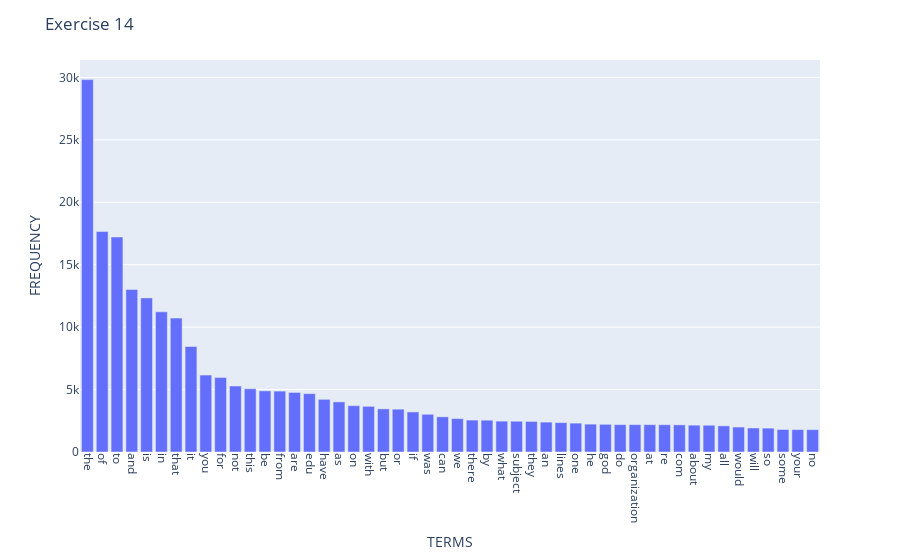

Notebook source saved alongside this figure:
### Markdown cell above
### >>> **Exercise 14 (take home):** 
Additionally, you can attempt to sort the terms on the `x-axis` by frequency instead of in alphabetical order. This way the visualization is more meaninfgul and you will be able to observe the so called [long tail](https://en.wikipedia.org/wiki/Long_tail) (get familiar with this term since it will appear a lot in data mining and other statistics courses). see picture below

![alt txt](https://upload.wikimedia.org/wikipedia/commons/thumb/8/8a/Long_tail.svg/1000px-Long_tail.svg.png)

### Code cell
# Answer here
top_50 = term_frequencies.argsort()[-50:][::-1]

g = px.bar(x=count_vect.get_feature_names_out()[top_50], y=term_frequencies[top_50])
g.update_layout(
    xaxis=dict(tickangle=90, title="TERMS"),
    yaxis=dict(title="FREQUENCY"),
    title="Exercise 14"
)

### Figure 1 — Plotly figure (JSON) as saved in the notebook; plotly's stock layout.template omitted (floating-point values rounded to 4 significant figures)
{"data": [{"hovertemplate": "x=%{x}<br>y=%{y}<extra></extra>", "legendgroup": "", "marker": {"color": "#636efa", "pattern": {"shape": ""}}, "name": "", "orientation": "v", "showlegend": false, "textposition": "auto", "type": "bar", "x": ["the", "of", "to", "and", "is", "in", "that", "it", "you", "for", "not", "this", "be", "from", "are", "edu", "have", "as", "on", "with", "but", "or", "if", "was", "can", "we", "there", "by", "what", "subject", "they", "an", "lines", "one", "he", "god", "do", "organization", "at", "re", "com", "about", "my", "all", "would", "will", "so", "some", "your", "no"], "xaxis": "x", "y": [29825, 17660, 17222, 13017, 12343, 11226, 10723, 8447, 6157, 5962, 5285, 5063, 4898, 4877, 4769, 4675, 4218, 4015, 3709, 3655, 3453, 3432, 3208, 3020, 2818, 2674, 2556, 2548, 2472, 2464, 2448, 2393, 2353, 2312, 2232, 2216, 2193, 2192, 2191, 2186, 2172, 2148, 2143, 2093, 2000, 1925, 1912, 1802, 1793, 1791], "yaxis": "y"}], "layout": {"barmode": "relative", "legend": {"tracegroupgap": 0}, "margin": {"t": 60}, "title": {"text": "Exercise 14"}, "xaxis": {"anchor": "y", "domain": [0, 1], "tickangle": 90, "title": {"text": "TERMS"}}, "yaxis": {"anchor": "x", "domain": [0, 1], "title": {"text": "FREQUENCY"}}}}
